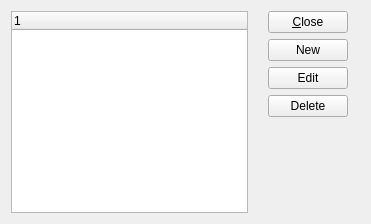
<?xml version="1.0" encoding="UTF-8"?>
<ui version="4.0">
 <comment>This file is part of the Quality Package for xTuple ERP, and is
 Copyright (c) 1999-2016 by OpenMFG LLC, d/b/a xTuple.
 It is licensed to you under the xTuple End-User License Agreement
 ("the EULA"), the full text of which is available at www.xtuple.com/EULA
 While the EULA gives you access to source code and encourages your
 involvement in the development process, this Package is not free software.
 By using this software, you agree to be bound by the terms of the EULA.</comment>
 <class>qspectypes</class>
 <widget class="QWidget" name="qspectypes">
  <property name="geometry">
   <rect>
    <x>0</x>
    <y>0</y>
    <width>371</width>
    <height>224</height>
   </rect>
  </property>
  <property name="windowTitle">
   <string>Quality Specification Types</string>
  </property>
  <layout class="QGridLayout" name="gridLayout">
   <item row="1" column="1">
    <layout class="QHBoxLayout" name="horizontalLayout_2">
     <item>
      <layout class="QVBoxLayout" name="verticalLayout">
       <property name="leftMargin">
        <number>14</number>
       </property>
       <property name="rightMargin">
        <number>12</number>
       </property>
       <item>
        <widget class="QPushButton" name="_close">
         <property name="text">
          <string>&amp;Close</string>
         </property>
        </widget>
       </item>
       <item>
        <widget class="QPushButton" name="_newBtn">
         <property name="text">
          <string>New</string>
         </property>
        </widget>
       </item>
       <item>
        <widget class="QPushButton" name="_editBtn">
         <property name="text">
          <string>Edit</string>
         </property>
        </widget>
       </item>
       <item>
        <widget class="QPushButton" name="_deleteBtn">
         <property name="text">
          <string>Delete</string>
         </property>
        </widget>
       </item>
       <item>
        <spacer name="verticalSpacer">
         <property name="orientation">
          <enum>Qt::Vertical</enum>
         </property>
         <property name="sizeHint" stdset="0">
          <size>
           <width>20</width>
           <height>40</height>
          </size>
         </property>
        </spacer>
       </item>
      </layout>
     </item>
    </layout>
   </item>
   <item row="1" column="0">
    <widget class="XTreeWidget" name="_list"/>
   </item>
  </layout>
 </widget>
 <customwidgets>
  <customwidget>
   <class>XTreeWidget</class>
   <extends>QTreeWidget</extends>
   <header>xtreewidget.h</header>
   <container>1</container>
  </customwidget>
 </customwidgets>
 <tabstops>
  <tabstop>_list</tabstop>
  <tabstop>_newBtn</tabstop>
  <tabstop>_editBtn</tabstop>
  <tabstop>_deleteBtn</tabstop>
  <tabstop>_close</tabstop>
 </tabstops>
 <resources/>
 <connections/>
</ui>
